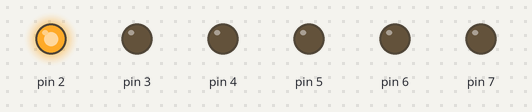
Bench run of a sketch on a simulated Arduino Uno, built with avr-gcc and run on an emulated ATmega328P. Shown: output pins drawn as LEDs (lit = HIGH).

Above: at 0.1 s.
At 0.5 s:
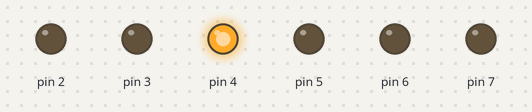
At 0.9 s:
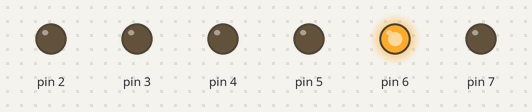
At 1.1 s:
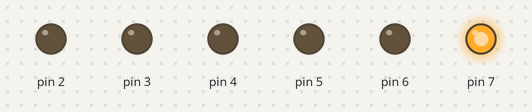
At 1.9 s:
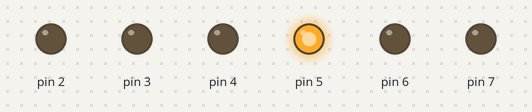
At 2.7 s:
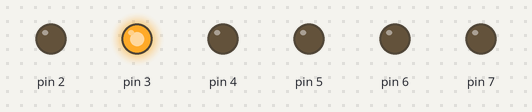
Timing chart, 0 to 3.0 s (numbered marks = the images above):
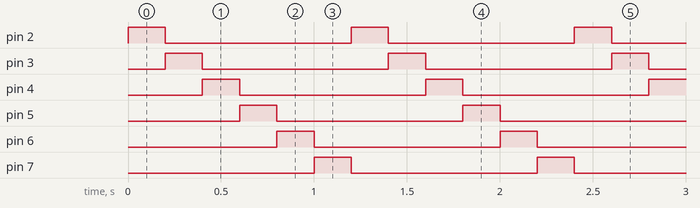

The sketch:

AULA05_PBL_02.ino
```cpp
int timer = 200;

void setup(){
  for (int thisPin = 2; thisPin < 8; thisPin++)
  {
    pinMode(thisPin, OUTPUT);
  }
}

void loop(){
  for (int thisPin = 2; thisPin < 8; thisPin++)
  {
    // turn the pin on
    digitalWrite(thisPin, HIGH);
    // wait to turn it off sp we can see it
    delay(timer);
    //turn the pin off
    digitalWrite(thisPin, LOW);
  }

  for (int thisPin = 7; thisPin < 1; thisPin--)
  {
    // turn the pin on
    digitalWrite(thisPin, HIGH);
    // wait to turn it off sp we can see it
    delay(timer);
    //turn the pin off
    digitalWrite(thisPin, LOW);
  }

}
```

Measured:
- by itself, pin 2–7: alternates HIGH for 0.20 s and LOW for 1.0 s
- by itself, everything shown: repeats every 1.2 s, in 6 steps
